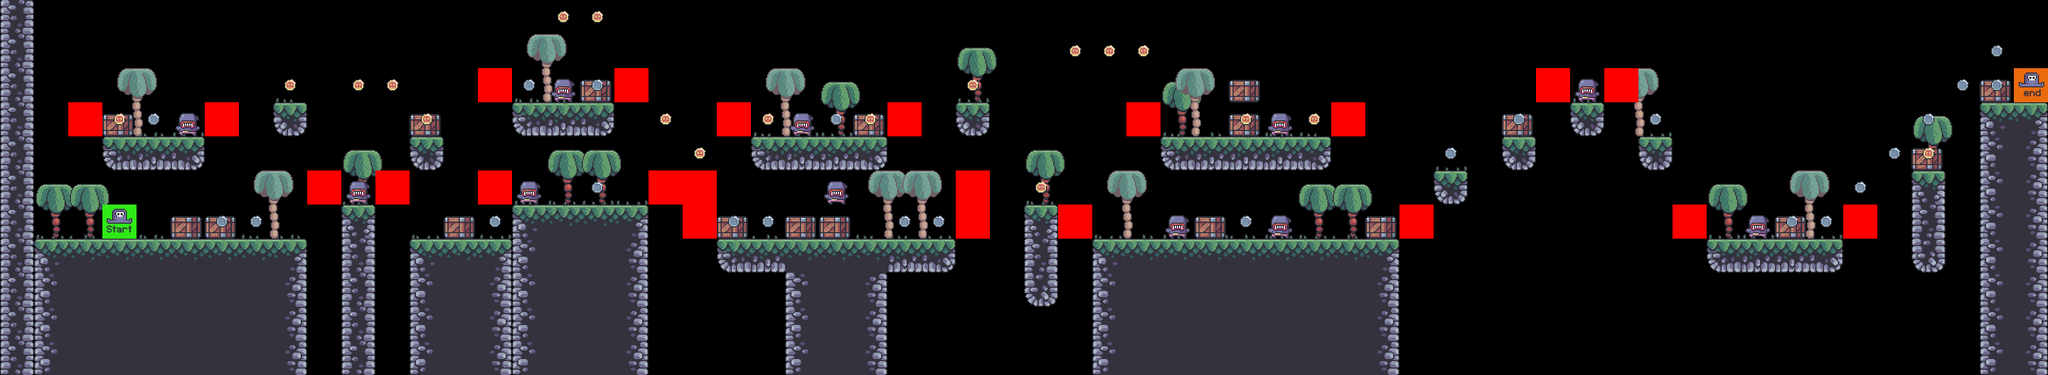

A level layout from a 2D game, rendered from its tile map. Below: a short description, then the map file with tile-grid data replaced by summaries:
An orthogonal 60x11 tile map with 64x64 px tiles, 9 tile layers (terrain, grass, fg palms, bg palms, ...), 7 tilesets.

<map version="1.5" tiledversion="1.7.2" orientation="orthogonal" renderorder="right-down" width="60" height="11" tilewidth="64" tileheight="64" infinite="0" nextlayerid="10" nextobjectid="1">
 <editorsettings>
  <export target="Levels/0/level_0.csv" format="csv" />
 </editorsettings>
 <tileset firstgid="1" source="graphics/terrain/terrain_tiles.tsx" />
 <tileset firstgid="17" source="coin_tiles.tsx" />
 <tileset firstgid="19" source="graphics/tilesets/grass_tiles.tsx" />
 <tileset firstgid="24" source="graphics/tilesets/palms.tsx" />
 <tileset firstgid="27" source="graphics/tilesets/crates.tsx" />
 <tileset firstgid="29" source="graphics/tilesets/player_tiles.tsx" />
 <tileset firstgid="31" source="graphics/tilesets/enemy_tiles.tsx" />
 <layer id="1" name="terrain" width="60" height="11">
  <data>[660 cells, 180 non-empty, 13 distinct tile ids]</data>
 </layer>
 <layer id="3" name="grass" width="60" height="11">
  <data>[660 cells, 62 non-empty, 5 distinct tile ids]</data>
 </layer>
 <layer id="4" name="fg palms" width="60" height="11">
  <data>[660 cells, 13 non-empty, 1 distinct tile ids]</data>
 </layer>
 <layer id="5" name="bg palms" width="60" height="11">
  <data>[660 cells, 10 non-empty, 1 distinct tile ids]</data>
 </layer>
 <layer id="6" name="crates" width="60" height="11">
  <data>[660 cells, 18 non-empty, 1 distinct tile ids]</data>
 </layer>
 <layer id="2" name="coins" width="60" height="11">
  <data>[660 cells, 51 non-empty, 2 distinct tile ids]</data>
 </layer>
 <layer id="7" name="player" width="60" height="11">
  <data>[660 cells, 2 non-empty, 2 distinct tile ids]</data>
 </layer>
 <layer id="8" name="enemies" width="60" height="11">
  <data>[660 cells, 11 non-empty, 1 distinct tile ids]</data>
 </layer>
 <layer id="9" name="constraints" width="60" height="11">
  <data>[660 cells, 22 non-empty, 1 distinct tile ids]</data>
 </layer>
</map>
